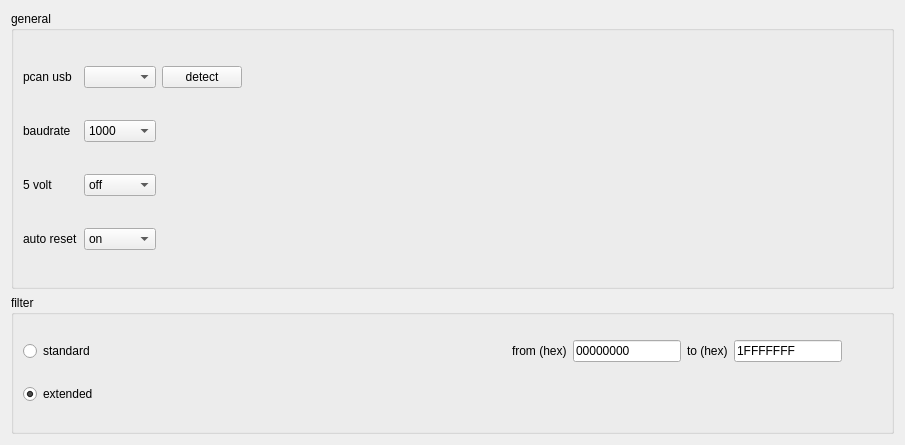
         <widget class="QWidget" name="scrollAreaWidgetContents_6">
          <property name="geometry">
           <rect>
            <x>0</x>
            <y>0</y>
            <width>905</width>
            <height>445</height>
           </rect>
          </property>
          <layout class="QVBoxLayout" name="verticalLayout_12" stretch="2,1">
           <item>
            <widget class="QGroupBox" name="groupBox_9">
             <property name="title">
              <string>general</string>
             </property>
             <layout class="QGridLayout" name="gridLayout_6">
              <item row="0" column="0">
               <widget class="QLabel" name="label_10">
                <property name="text">
                 <string>pcan usb</string>
                </property>
               </widget>
              </item>
              <item row="0" column="2">
               <widget class="QPushButton" name="pcanDetectPushButton">
                <property name="text">
                 <string>detect</string>
                </property>
               </widget>
              </item>
              <item row="1" column="0">
               <widget class="QLabel" name="label_11">
                <property name="text">
                 <string>baudrate</string>
                </property>
               </widget>
              </item>
              <item row="0" column="1">
               <widget class="QComboBox" name="pcanDevicesComboBox"/>
              </item>
              <item row="1" column="1">
               <widget class="QComboBox" name="pcanBaudratecomboBox">
                <property name="toolTip">
                 <string>kBaud</string>
                </property>
                <item>
                 <property name="text">
                  <string>1000</string>
                 </property>
                </item>
                <item>
                 <property name="text">
                  <string>800</string>
                 </property>
                </item>
                <item>
                 <property name="text">
                  <string>500</string>
                 </property>
                </item>
                <item>
                 <property name="text">
                  <string>250</string>
                 </property>
                </item>
                <item>
                 <property name="text">
                  <string>125</string>
                 </property>
                </item>
                <item>
                 <property name="text">
                  <string>100</string>
                 </property>
                </item>
                <item>
                 <property name="text">
                  <string>95</string>
                 </property>
                </item>
                <item>
                 <property name="text">
                  <string>83</string>
                 </property>
                </item>
                <item>
                 <property name="text">
                  <string>50</string>
                 </property>
                </item>
                <item>
                 <property name="text">
                  <string>47</string>
                 </property>
                </item>
                <item>
                 <property name="text">
                  <string>33</string>
                 </property>
                </item>
                <item>
                 <property name="text">
                  <string>20</string>
                 </property>
                </item>
                <item>
                 <property name="text">
                  <string>10</string>
                 </property>
                </item>
                <item>
                 <property name="text">
                  <string>5</string>
                 </property>
                </item>
               </widget>
              </item>
              <item row="2" column="0">
               <widget class="QLabel" name="label_12">
                <property name="statusTip">
                 <string>5 volt power supply</string>
                </property>
                <property name="text">
                 <string>5 volt</string>
                </property>
               </widget>
              </item>
              <item row="2" column="1">
               <widget class="QComboBox" name="pcan5VoltComboBox">
                <property name="statusTip">
                 <string>5 volt power supply</string>
                </property>
                <item>
                 <property name="text">
                  <string>off</string>
                 </property>
                </item>
                <item>
                 <property name="text">
                  <string>on</string>
                 </property>
                </item>
               </widget>
              </item>
              <item row="3" column="0">
               <widget class="QLabel" name="label_13">
                <property name="toolTip">
                 <string>automatic reset on BUS-OFF</string>
                </property>
                <property name="text">
                 <string>auto reset</string>
                </property>
               </widget>
              </item>
              <item row="3" column="1">
               <widget class="QComboBox" name="pcanBusOffResetComboBox">
                <property name="statusTip">
                 <string>automatic reset on BUS-OFF</string>
                </property>
                <item>
                 <property name="text">
                  <string>on</string>
                 </property>
                </item>
                <item>
                 <property name="text">
                  <string>off</string>
                 </property>
                </item>
               </widget>
              </item>
              <item row="0" column="3">
               <spacer name="horizontalSpacer_6">
                <property name="orientation">
                 <enum>Qt::Horizontal</enum>
                </property>
                <property name="sizeHint" stdset="0">
                 <size>
                  <width>300</width>
                  <height>20</height>
                 </size>
                </property>
               </spacer>
              </item>
             </layout>
            </widget>
           </item>
           <item>
            <widget class="QGroupBox" name="groupBox_4">
             <property name="title">
              <string>filter</string>
             </property>
             <layout class="QGridLayout" name="gridLayout_13" columnstretch="1,0,0,0,0,0">
              <item row="1" column="0">
               <widget class="QRadioButton" name="pcanExtendedRadioButton">
                <property name="text">
                 <string>extended</string>
                </property>
                <property name="checked">
                 <bool>true</bool>
                </property>
               </widget>
              </item>
              <item row="0" column="0">
               <widget class="QRadioButton" name="pcanStandardRadioButton">
                <property name="text">
                 <string>standard</string>
                </property>
               </widget>
              </item>
              <item row="0" column="3">
               <widget class="QLabel" name="label_15">
                <property name="text">
                 <string>to (hex)</string>
                </property>
               </widget>
              </item>
              <item row="0" column="2">
               <widget class="QLineEdit" name="pcanFilterFromLineEdit">
                <property name="inputMask">
                 <string/>
                </property>
                <property name="text">
                 <string>00000000</string>
                </property>
               </widget>
              </item>
              <item row="0" column="1">
               <widget class="QLabel" name="label_14">
                <property name="text">
                 <string>from (hex)</string>
                </property>
               </widget>
              </item>
              <item row="0" column="5">
               <spacer name="horizontalSpacer_7">
                <property name="orientation">
                 <enum>Qt::Horizontal</enum>
                </property>
                <property name="sizeHint" stdset="0">
                 <size>
                  <width>40</width>
                  <height>20</height>
                 </size>
                </property>
               </spacer>
              </item>
              <item row="0" column="4">
               <widget class="QLineEdit" name="pcanFilterToLineEdit">
                <property name="inputMask">
                 <string/>
                </property>
                <property name="text">
                 <string>1FFFFFFF</string>
                </property>
               </widget>
              </item>
             </layout>
            </widget>
           </item>
          </layout>
         </widget>
